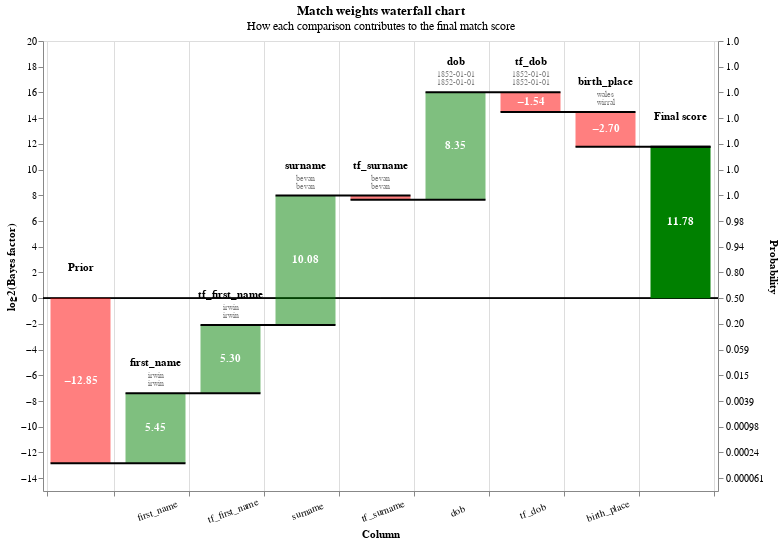

Source (notebook cell):
### Code cell
records = linker.prediction_errors_from_labels_column(
    "cluster",
    threshold=0.999,
    include_false_negatives=False,
    include_false_positives=True,
).as_record_dict()
linker.waterfall_chart(records)

### Figure 1 — Vega-Lite specification as saved in the notebook (floating-point values rounded to 4 significant figures; data arrays with more than 128 entries replaced by an {"elided": "..."} marker saying what was removed)
{"config": {"view": {"continuousWidth": 400, "continuousHeight": 300}}, "layer": [{"layer": [{"mark": "rule", "encoding": {"color": {"value": "black"}, "size": {"value": 0.5}, "y": {"field": "zero", "type": "quantitative"}}}, {"mark": {"type": "bar", "width": 60}, "encoding": {"color": {"condition": {"test": "(datum.log2_bayes_factor < 0)", "value": "red"}, "value": "green"}, "opacity": {"condition": {"test": "datum.column_name == 'Prior match weight' || datum.column_name == 'Final score'", "value": 1}, "value": 0.5}, "tooltip": [{"field": "column_name", "title": "Comparison column", "type": "nominal"}, {"field": "value_l", "title": "Value (L)", "type": "nominal"}, {"field": "value_r", "title": "Value (R)", "type": "nominal"}, {"field": "label_for_charts", "title": "Label", "type": "ordinal"}, {"field": "sql_condition", "title": "SQL condition", "type": "nominal"}, {"field": "comparison_vector_value", "title": "Comparison vector value", "type": "nominal"}, {"field": "bayes_factor", "format": ",.4f", "title": "Bayes factor = m/u", "type": "quantitative"}, {"field": "log2_bayes_factor", "format": ",.4f", "title": "Match weight = log2(m/u)", "type": "quantitative"}, {"field": "prob", "format": ".4f", "title": "Adjusted match score", "type": "quantitative"}, {"field": "bayes_factor_description", "title": "Match weight description", "type": "nominal"}], "x": {"axis": {"grid": true, "labelAlign": "center", "labelAngle": -20, "labelExpr": "datum.value == 'Prior' || datum.value == 'Final score' ? '' : datum.value", "labelPadding": 10, "tickBand": "extent", "title": "Column"}, "field": "column_name", "sort": {"field": "bar_sort_order", "order": "ascending"}, "type": "nominal"}, "y": {"axis": {"grid": false, "orient": "left", "title": "log2(Bayes factor)"}, "field": "previous_sum", "type": "quantitative"}, "y2": {"field": "sum"}}}, {"mark": {"type": "text", "fontWeight": "bold"}, "encoding": {"color": {"value": "white"}, "text": {"condition": {"test": "abs(datum.log2_bayes_factor) > 1", "field": "log2_bayes_factor", "format": ".2f", "type": "nominal"}, "value": ""}, "x": {"axis": {"labelAngle": -20, "title": "Column"}, "field": "column_name", "sort": {"field": "bar_sort_order", "order": "ascending"}, "type": "nominal"}, "y": {"axis": {"orient": "left"}, "field": "center", "type": "quantitative"}}}, {"mark": {"type": "text", "baseline": "bottom", "dy": -25, "fontWeight": "bold"}, "encoding": {"color": {"value": "black"}, "text": {"field": "column_name", "type": "nominal"}, "x": {"axis": {"labelAngle": -20, "title": "Column"}, "field": "column_name", "sort": {"field": "bar_sort_order", "order": "ascending"}, "type": "nominal"}, "y": {"field": "sum_top", "type": "quantitative"}}}, {"mark": {"type": "text", "baseline": "bottom", "dy": -13, "fontSize": 8}, "encoding": {"color": {"value": "grey"}, "text": {"field": "value_l", "type": "nominal"}, "x": {"axis": {"labelAngle": -20, "title": "Column"}, "field": "column_name", "sort": {"field": "bar_sort_order", "order": "ascending"}, "type": "nominal"}, "y": {"field": "sum_top", "type": "quantitative"}}}, {"mark": {"type": "text", "baseline": "bottom", "dy": -5, "fontSize": 8}, "encoding": {"color": {"value": "grey"}, "text": {"field": "value_r", "type": "nominal"}, "x": {"axis": {"labelAngle": -20, "title": "Column"}, "field": "column_name", "sort": {"field": "bar_sort_order", "order": "ascending"}, "type": "nominal"}, "y": {"field": "sum_top", "type": "quantitative"}}}]}, {"mark": {"type": "rule", "color": "black", "strokeWidth": 2, "x2Offset": 30, "xOffset": -30}, "encoding": {"x": {"axis": {"labelAngle": -20, "title": "Column"}, "field": "column_name", "sort": {"field": "bar_sort_order", "order": "ascending"}, "type": "nominal"}, "x2": {"field": "lead"}, "y": {"axis": {"labelExpr": "format(1 / (1 + pow(2, -1*datum.value)), '.2r')", "orient": "right", "title": "Probability"}, "field": "sum", "scale": {"zero": false}, "type": "quantitative"}}}], "data": {"name": "data-c7a2a6f85a3a2038c09bb5d5129ef739"}, "height": 450, "params": [{"name": "record_number", "bind": {"input": "range", "max": 44, "min": 0, "step": 1}, "value": 0}], "resolve": {"axis": {"y": "independent"}}, "title": {"text": "Match weights waterfall chart", "subtitle": "How each comparison contributes to the final match score"}, "transform": [{"filter": "(datum.record_number == record_number)"}, {"filter": "(datum.bayes_factor !== 1.0)"}, {"window": [{"op": "sum", "field": "log2_bayes_factor", "as": "sum"}, {"op": "lead", "field": "column_name", "as": "lead"}], "frame": [null, 0]}, {"calculate": "datum.column_name === \"Final score\" ? datum.sum - datum.log2_bayes_factor : datum.sum", "as": "sum"}, {"calculate": "datum.lead === null ? datum.column_name : datum.lead", "as": "lead"}, {"calculate": "datum.column_name === \"Final score\" || datum.column_name === \"Prior match weight\" ? 0 : datum.sum - datum.log2_bayes_factor", "as": "previous_sum"}, {"calculate": "datum.sum > datum.previous_sum ? datum.column_name : \"\"", "as": "top_label"}, {"calculate": "datum.sum < datum.previous_sum ? datum.column_name : \"\"", "as": "bottom_label"}, {"calculate": "datum.sum > datum.previous_sum ? datum.sum : datum.previous_sum", "as": "sum_top"}, {"calculate": "datum.sum < datum.previous_sum ? datum.sum : datum.previous_sum", "as": "sum_bottom"}, {"calculate": "(datum.sum + datum.previous_sum) / 2", "as": "center"}, {"calculate": "(datum.log2_bayes_factor > 0 ? \"+\" : \"\") + datum.log2_bayes_factor", "as": "text_log2_bayes_factor"}, {"calculate": "datum.sum < datum.previous_sum ? 4 : -4", "as": "dy"}, {"calculate": "datum.sum < datum.previous_sum ? \"top\" : \"bottom\"", "as": "baseline"}, {"calculate": "1. / (1 + pow(2, -1.*datum.sum))", "as": "prob"}, {"calculate": "0*datum.sum", "as": "zero"}], "width": {"step": 75}, "$schema": "https://vega.github.io/schema/vega-lite/v5.9.3.json", "datasets": {"data-c7a2a6f85a3a2038c09bb5d5129ef739": {"elided": "585 records"}}}
